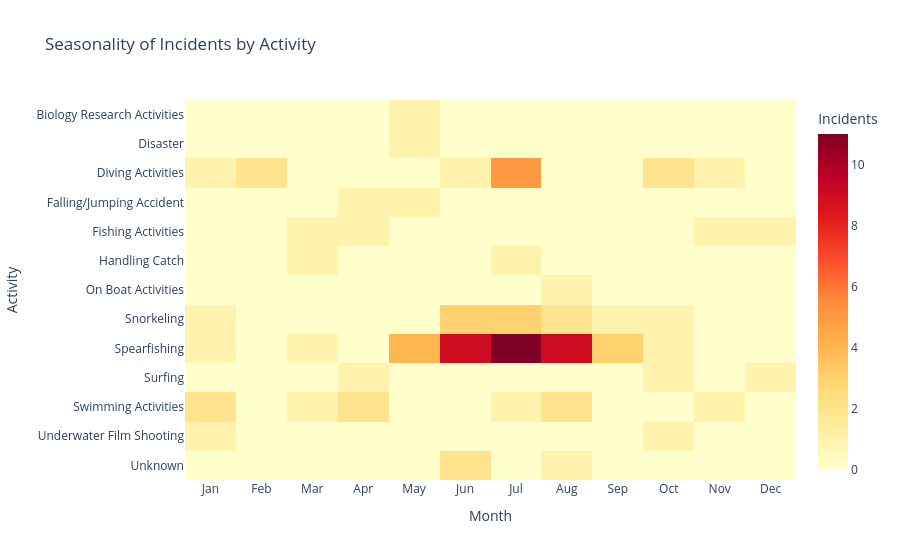

Notebook source saved alongside this figure:
### Code cell
#this pivot shows the seasonality of attacks per type of activities
pivot_month = (jaws
    .dropna(subset=["month"])#excludes NaN
    .groupby(["activity", "month_name"])
    .size()# counts the number of line of each group, including null
    .unstack(fill_value=0)) #put the mounth as a column
pivot_month = pivot_month.reindex(columns=month_order, fill_value=0) #reindex the columns up to the calendar order (not alphabetical)
display(pivot_month)
# this chart shows a heatmap 
fig = px.imshow(pivot_month.values,
                x=pivot_month.columns, y=pivot_month.index,
                color_continuous_scale="YlOrRd", aspect="auto",
                labels=dict(x="Month", y="Activity", color="Incidents"),
                title="Seasonality of Incidents by Activity")
fig.show()

### Figure 1 — Plotly figure (JSON) as saved in the notebook; plotly's stock layout.template omitted (floating-point values rounded to 4 significant figures; data arrays with more than 128 entries replaced by an {"elided": "..."} marker saying what was removed)
{"data": [{"coloraxis": "coloraxis", "hovertemplate": "Month: %{x}<br>Activity: %{y}<br>Incidents: %{z}<extra></extra>", "name": "0", "type": "heatmap", "x": ["Jan", "Feb", "Mar", "Apr", "May", "Jun", "Jul", "Aug", "Sep", "Oct", "Nov", "Dec"], "xaxis": "x", "y": ["Biology Research Activities", "Disaster", "Diving Activities", "Falling/Jumping Accident", "Fishing Activities", "Handling Catch", "On Boat Activities", "Snorkeling", "Spearfishing", "Surfing", "Swimming Activities", "Underwater Film Shooting", "Unknown"], "yaxis": "y", "z": {"elided": "13x12 int values"}}], "layout": {"coloraxis": {"autocolorscale": false, "colorbar": {"title": {"text": "Incidents"}}, "colorscale": [[0, "rgb(255,255,204)"], [0.125, "rgb(255,237,160)"], [0.25, "rgb(254,217,118)"], [0.375, "rgb(254,178,76)"], [0.5, "rgb(253,141,60)"], [0.625, "rgb(252,78,42)"], [0.75, "rgb(227,26,28)"], [0.875, "rgb(189,0,38)"], [1, "rgb(128,0,38)"]]}, "title": {"text": "Seasonality of Incidents by Activity"}, "xaxis": {"anchor": "y", "domain": [0, 1], "title": {"text": "Month"}}, "yaxis": {"anchor": "x", "autorange": "reversed", "domain": [0, 1], "title": {"text": "Activity"}}}}
